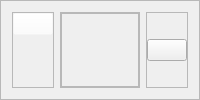
       <widget class="QFrame" name="header_frame">
        <property name="frameShape">
         <enum>QFrame::StyledPanel</enum>
        </property>
        <property name="frameShadow">
         <enum>QFrame::Raised</enum>
        </property>
        <layout class="QHBoxLayout" name="horizontalLayout_5">
         <item alignment="Qt::AlignLeft">
          <widget class="QFrame" name="header_0">
           <property name="frameShape">
            <enum>QFrame::StyledPanel</enum>
           </property>
           <property name="frameShadow">
            <enum>QFrame::Raised</enum>
           </property>
           <layout class="QHBoxLayout" name="horizontalLayout_7">
            <property name="spacing">
             <number>0</number>
            </property>
            <property name="leftMargin">
             <number>0</number>
            </property>
            <property name="topMargin">
             <number>0</number>
            </property>
            <property name="rightMargin">
             <number>0</number>
            </property>
            <property name="bottomMargin">
             <number>0</number>
            </property>
            <item alignment="Qt::AlignLeft|Qt::AlignTop">
             <widget class="QPushButton" name="menu_button">
              <property name="styleSheet">
               <string notr="true">background-color: rgba(255, 255, 255, 0);</string>
              </property>
              <property name="text">
               <string/>
              </property>
              <property name="icon">
               <iconset resource="icons.qrc">
                <normaloff>:/icons/icons/menu.svg</normaloff>:/icons/icons/menu.svg</iconset>
              </property>
              <property name="iconSize">
               <size>
                <width>25</width>
                <height>25</height>
               </size>
              </property>
             </widget>
            </item>
           </layout>
          </widget>
         </item>
         <item>
          <widget class="QFrame" name="header_1">
           <property name="sizePolicy">
            <sizepolicy hsizetype="Expanding" vsizetype="Preferred">
             <horstretch>0</horstretch>
             <verstretch>0</verstretch>
            </sizepolicy>
           </property>
           <property name="minimumSize">
            <size>
             <width>0</width>
             <height>0</height>
            </size>
           </property>
           <property name="frameShape">
            <enum>QFrame::StyledPanel</enum>
           </property>
           <property name="frameShadow">
            <enum>QFrame::Raised</enum>
           </property>
           <layout class="QHBoxLayout" name="horizontalLayout_6">
            <property name="spacing">
             <number>0</number>
            </property>
            <property name="leftMargin">
             <number>0</number>
            </property>
            <property name="topMargin">
             <number>0</number>
            </property>
            <property name="rightMargin">
             <number>0</number>
            </property>
            <property name="bottomMargin">
             <number>0</number>
            </property>
            <item>
             <widget class="QFrame" name="frame_10">
              <property name="frameShape">
               <enum>QFrame::StyledPanel</enum>
              </property>
              <property name="frameShadow">
               <enum>QFrame::Raised</enum>
              </property>
             </widget>
            </item>
           </layout>
          </widget>
         </item>
         <item>
          <widget class="QFrame" name="header_2">
           <property name="frameShape">
            <enum>QFrame::StyledPanel</enum>
           </property>
           <property name="frameShadow">
            <enum>QFrame::Raised</enum>
           </property>
           <layout class="QHBoxLayout" name="horizontalLayout_2">
            <property name="spacing">
             <number>0</number>
            </property>
            <property name="leftMargin">
             <number>0</number>
            </property>
            <property name="topMargin">
             <number>0</number>
            </property>
            <property name="rightMargin">
             <number>0</number>
            </property>
            <property name="bottomMargin">
             <number>0</number>
            </property>
            <item>
             <widget class="QPushButton" name="refresh_button">
              <property name="text">
               <string/>
              </property>
              <property name="icon">
               <iconset resource="icons.qrc">
                <normaloff>:/icons/icons/refresh-cw.svg</normaloff>:/icons/icons/refresh-cw.svg</iconset>
              </property>
              <property name="iconSize">
               <size>
                <width>20</width>
                <height>20</height>
               </size>
              </property>
             </widget>
            </item>
           </layout>
          </widget>
         </item>
        </layout>
       </widget>
